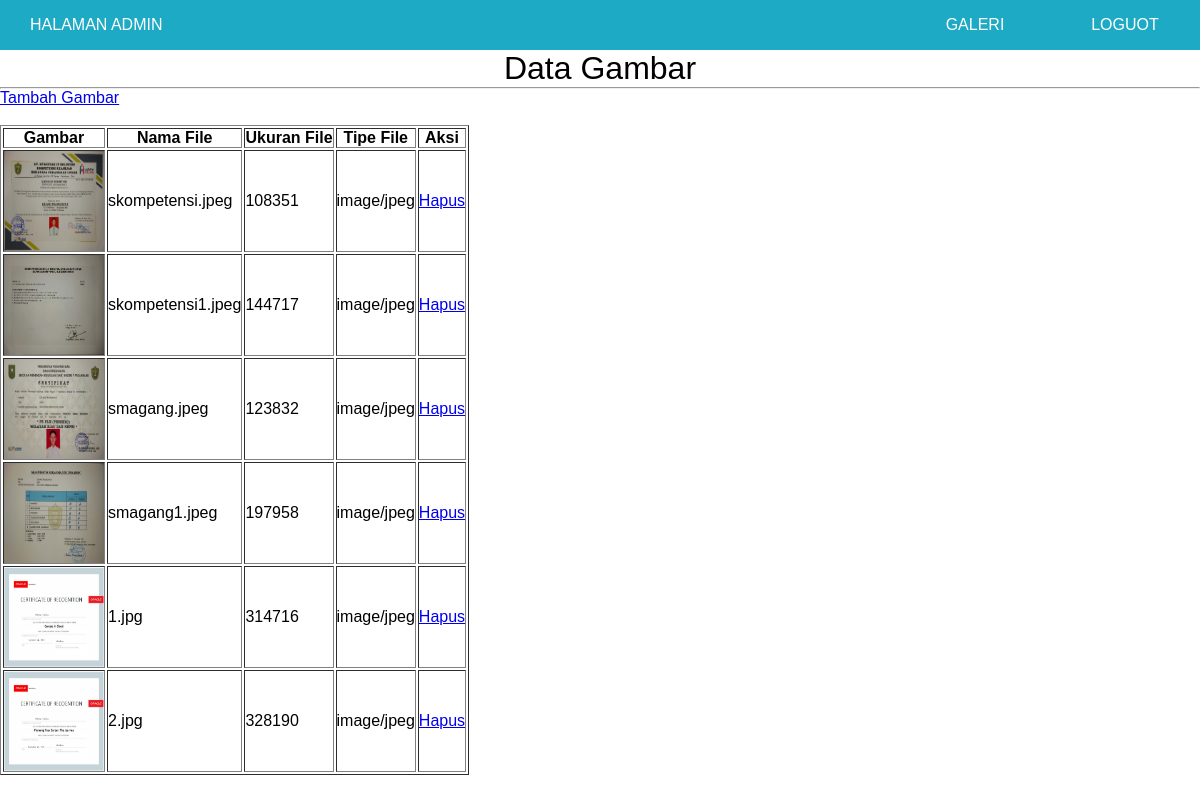
The app's page /crud/galeri.php (signed in) with its own data.
### tables this page shows
CREATE TABLE `gambar` (
  `id` int(11) NOT NULL,
  `nama` varchar(100) NOT NULL,
  `ukuran` int(11) NOT NULL,
  `tipe` varchar(20) NOT NULL
);

### crud/galeri.php (the view, shortened to what this page needs)
<html>
<head>
</head>
<body>
  <?php include ("index.php") ?>
<h1>Data Gambar</h1><hr>
<a href="tambahgambar.php">Tambah Gambar</a><br><br>
<table border="1" cellpadding="8">
<tr>
  <th>Gambar</th>
  <th>Nama File</th>
  <th>Ukuran File</th>
  <th>Tipe File</th>
  <th>Aksi</th>
</tr>
<?php
include "koneksi.php";
$query = "SELECT * FROM gambar";
$sql = mysqli_query($koneksi, $query);
$row = mysqli_num_rows($sql);
if($row > 0){
  while($data = mysqli_fetch_array($sql)){
    echo "<tr>";
    echo "<td><img src='images/".$data['nama']."' width='100' height='100'></td>";
    echo "<td>".$data['nama']."</td>";
    echo "<td>".$data['ukuran']."</td>";
    echo "<td>".$data['tipe']."</td>";
    echo "<td><a href='hapus.php?id=".$data['id']."'>Hapus</a></td>";
    echo "</tr>";
  }
}else{
  echo "<tr><td colspan='4'>Data tidak ada</td></tr>";
}
?>
</table>
</body>
</html>

### crud/index.php (shortened to what this page needs)
<html>
<head>
    <link rel="stylesheet" href="style.css">
    <link rel="stylesheet" href="https://cdnjs.cloudflare.com/ajax/libs/font-awesome/5.15.1/css/all.min.css">
</head>
<body>
      <nav>
        <ul class="kiri">
          <li><a href="index.php">Halaman admin</a></li>
        </ul>
        <ul class="kanan">
          <li><a href="logout.php">Loguot</a></li>
          <li><a href="galeri.php">Galeri</a></li>
        </ul>
      </nav>
</body>
</html>

### crud/style.css (style rules this page uses)
* { font-family: sans-serif; margin: 0; padding: 0; box-sizing: border-box; }
nav { background-color: rgb(29, 170, 196); height: 50px; line-height: 50px; position: relative; margin: auto; }
nav ul { list-style: none; }
nav .kiri li a { float: left; display: inline; text-align: center; color: #FFF; text-decoration:none; text-transform: uppercase; margin-left: 30px; }
nav .kanan li a { float: right; width: 150px; display: inline; text-align: center; color: #FFF; text-decoration:none; text-transform: uppercase; }
h1 { text-align: center; font-weight: 300; }

### records on screen
gambar: nama (picture), nama "skompetensi.jpeg", ukuran "108351", tipe "image/jpeg"
gambar: nama (picture), nama "skompetensi1.jpeg", ukuran "144717", tipe "image/jpeg"
gambar: nama (picture), nama "smagang.jpeg", ukuran "123832", tipe "image/jpeg"
gambar: nama (picture), nama "smagang1.jpeg", ukuran "197958", tipe "image/jpeg"
gambar: nama (picture), nama "1.jpg", ukuran "314716", tipe "image/jpeg"
gambar: nama (picture), nama "2.jpg", ukuran "328190", tipe "image/jpeg"
